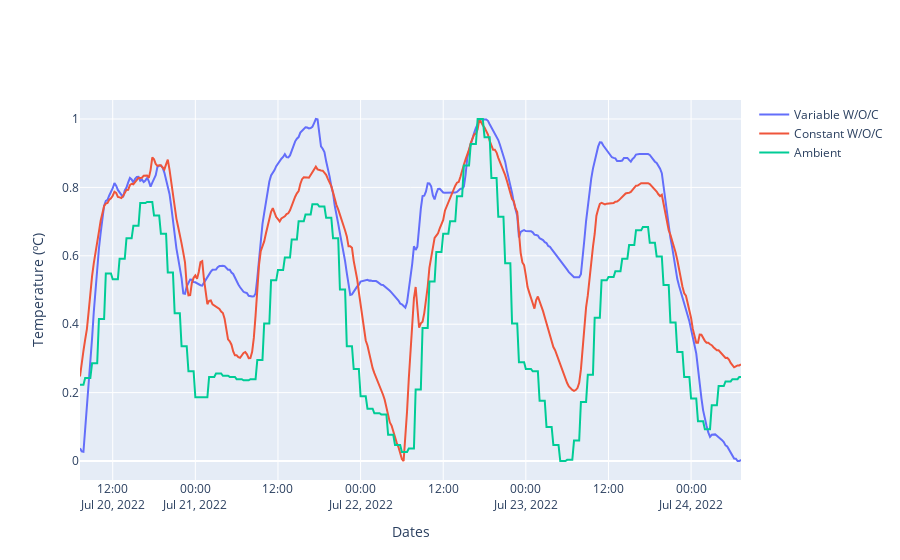

Notebook code for this chart:
### Markdown cell above
## frequency based approach.. kind of ...

### Code cell
fig = fig = make_subplots(rows=1, cols=1, shared_xaxes=True)

fig.add_trace(go.Scatter(
    x=a01["DateTime"],
    y=h.normalize(a01["Temp C"]), 
    mode='lines',
    name="Variable W/O/C"
), row = 1, col = 1)

fig.add_trace(go.Scatter(
    x=a01["DateTime"],
    y=h.normalize(a00["Temp C"]), 
    mode='lines',
    name="Constant W/O/C"
), row = 1, col = 1)

fig.add_trace(go.Scatter(
    x=a01["DateTime"],
    y=h.normalize(a00["Ambient Temp"]), 
    name="Ambient",
    mode='lines',
), row = 1, col = 1)

fig.update_layout(xaxis_title='Dates',
                  yaxis_title='Temperature (ºC)',
)

### Figure 1 — Plotly figure (JSON) as saved in the notebook; plotly's stock layout.template omitted (floating-point values rounded to 4 significant figures; data arrays with more than 128 entries replaced by an {"elided": "..."} marker saying what was removed)
{"data": [{"mode": "lines", "name": "Variable W/O/C", "type": "scatter", "x": {"elided": "385 str values"}, "xaxis": "x", "y": {"elided": "385 float values"}, "yaxis": "y"}, {"mode": "lines", "name": "Constant W/O/C", "type": "scatter", "x": {"elided": "385 str values"}, "xaxis": "x", "y": {"elided": "385 float values"}, "yaxis": "y"}, {"mode": "lines", "name": "Ambient", "type": "scatter", "x": {"elided": "385 str values"}, "xaxis": "x", "y": {"elided": "385 float values"}, "yaxis": "y"}], "layout": {"xaxis": {"anchor": "y", "domain": [0, 1], "title": {"text": "Dates"}}, "yaxis": {"anchor": "x", "domain": [0, 1], "title": {"text": "Temperature (ºC)"}}}}
